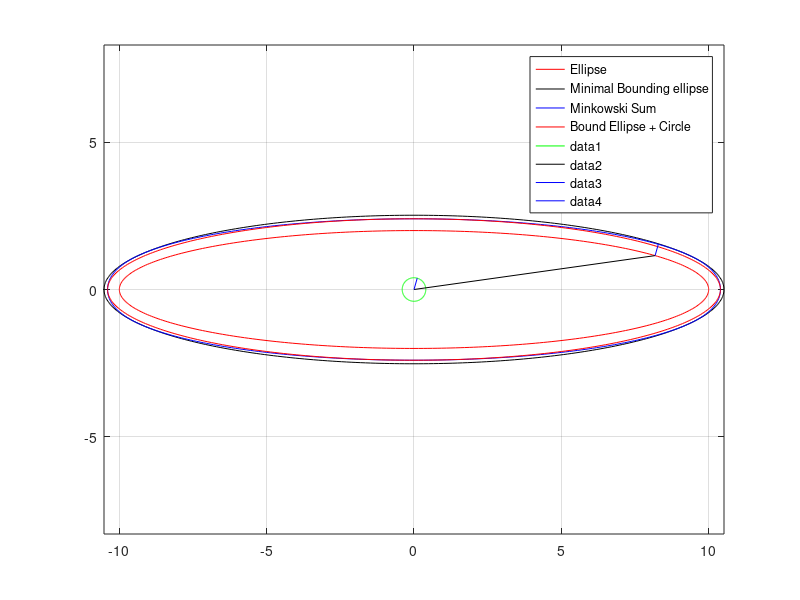

Here is the MATLAB script that generated this plot: (Note: this script raises an error after producing the figure.)
clear all 
close all
clc 
 
%% ellipsoid and circle dimensions
a = 10; 
b = 2; 
r = 0.4;
 
M = 400; 
dtheta = 2*pi / M; 
theta_M = (0 : dtheta : 2*pi)'; 


minimal_positive_root = @(delta) (2*(delta + r)^2*(2*a*b + a*(delta + r) + b*(delta + r)))/((a + b)*(a + b + 2*delta + 2*r))-r^2; 
x0 = 0.01; % initial guess must be always positive
delta = fzero(minimal_positive_root,x0)

for i = 1 : M+1 
    theta = theta_M(i); 
    
    %% ellipse coordinates
    x_M(i) = a * cos(theta); 
    y_M(i) = b * sin(theta); 
     
    alpha = a+delta+r; 
    beta = b+delta+r; 

    %% bounding ellipse
    
    x_1_M(i) = alpha * cos(theta); 
    y_1_M(i) = beta * sin(theta); 
    
    %% Minkowsky sum of ellipse (a,b) and circle r
    x_2_M(i) = a*cos(theta) + r*cos(theta)/(sqrt((cos(theta))^2 + (a^2/b^2)*(sin(theta))^2)); 
    y_2_M(i) = b*sin(theta) + r*sin(theta)/(sqrt((b^2/a^2)*(cos(theta))^2 + (sin(theta))^2));    
     

    %% previously used bounding ellipse
    a_3 = a + r; 
    b_3 = b + r; 
    x_3_M(i) = a_3 * cos(theta); 
    y_3_M(i) = b_3 * sin(theta); 
     
    %% circle coordinates
    x_4_M(i) = r * cos(theta); 
    y_4_M(i) = r * sin(theta); 
end 

h=figure; 
hold all; 
box on; 
grid on; 
axis equal; 
plot(x_M, y_M, '-r') 

plot(x_1_M, y_1_M, '-k') 
plot(x_2_M, y_2_M, '-b') 
plot(x_3_M, y_3_M, '-r')
legend("Ellipse","Minimal Bounding ellipse","Minkowski Sum","Bound Ellipse + Circle","Circle")
% legend(h,'off')
plot(x_4_M, y_4_M, '-g') 
% circle(0,0,a+r)


K = randi([floor(M/4/4), ceil(M/4/2)]); 
theta = theta_M(K); 
x = a * cos(theta); 
y = b * sin(theta); 
plot([0,x], [0, y], '-k') 
normal = r*[2*cos(theta)/a; 2*sin(theta)/b] / norm([2*cos(theta)/a; 2*sin(theta)/b]); 
plot([0, normal(1)], [0, normal(2)], '-b') 
plot([x, normal(1)+x], [y, normal(2)+y], '-b')
circle(normal(1)+x, normal(2)+y, r)
hold all
 
% theta_T = theta_M(1 : ceil(M/2)+1); 
% theta_T = theta_M; 
% delta_x_T = cos(theta_T) .* (r ./ (sqrt((cos(theta_T)).^2 + (a^2/b^2)*(sin(theta_T)).^2)) - 1); 
% delta_y_T = sin(theta_T) .* (r ./ (sqrt((b^2/a^2)*(cos(theta_T)).^2 + (sin(theta_T)).^2)) - 1); 
% figure; 
% hold all; 
% grid on; 
% box on; 
% plot(delta_x_T, '-k'); 
% plot(delta_y_T, '-r'); 
%  
% delta_a_T = r ./ (sqrt((cos(theta_T)).^2 + (a^2/b^2)*(sin(theta_T)).^2)); 
% delta_b_T = r ./ (sqrt((b^2/a^2)*(cos(theta_T)).^2 + (sin(theta_T)).^2)); 
% figure; 
% hold all; 
% grid on; 
% box on; 
% plot(delta_a_T, '-k'); 
% plot(delta_b_T, '-r'); 

%%Curvature calculation
% k=a*b/(sqrt(a^2/2+b^2/2)^3)
% k_r=(a+r)*(b+r)/(sqrt((a+r)^2/2+(b+r)^2/2)^3)
% t=0:0.01:2*pi
% figure;
% plot(t,a.*b./(sqrt(a.^2.*cos(t).^2+b.^2.*sin(t).^2).^3))
% hold on;
% ar=a+r;
% br=b+r;
% plot(t,ar.*br./(sqrt(ar.^2.*cos(t).^2+br.^2.*sin(t).^2).^3),'b')
% figure;
% plot(t,a^2.*cos(t).^2+b^2.*sin(t).^2)

function h = circle(x,y,r)
    hold on
    th = 0:pi/50:2*pi;
    xunit = r * cos(th) + x;
    yunit = r * sin(th) + y;
    h = plot(xunit, yunit);
%     hold off
end



